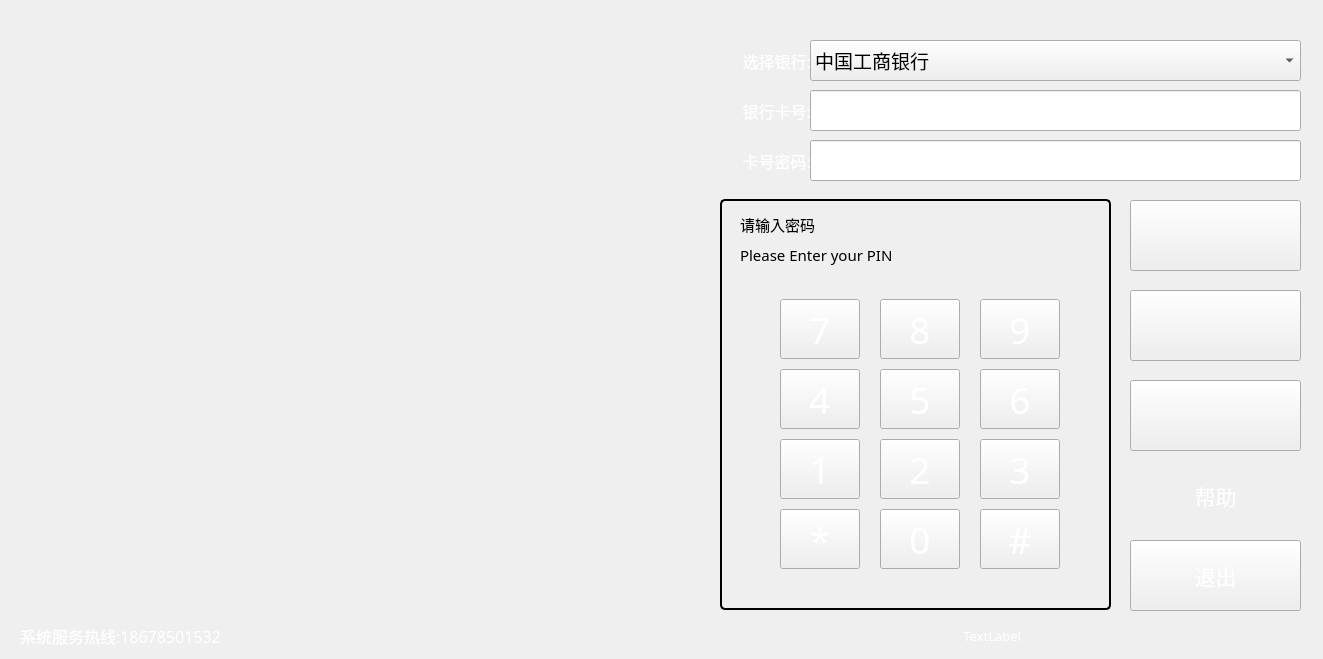
<?xml version="1.0" encoding="UTF-8"?>
<ui version="4.0">
 <class>Login</class>
 <widget class="QWidget" name="Login">
  <property name="geometry">
   <rect>
    <x>0</x>
    <y>0</y>
    <width>1323</width>
    <height>659</height>
   </rect>
  </property>
  <property name="font">
   <font>
    <family>黑体</family>
    <pointsize>10</pointsize>
   </font>
  </property>
  <property name="windowTitle">
   <string>ATM柜台机</string>
  </property>
  <property name="styleSheet">
   <string notr="true"/>
  </property>
  <widget class="QPushButton" name="btn_Help">
   <property name="geometry">
    <rect>
     <x>1130</x>
     <y>460</y>
     <width>171</width>
     <height>71</height>
    </rect>
   </property>
   <property name="font">
    <font>
     <family>黑体</family>
     <pointsize>16</pointsize>
    </font>
   </property>
   <property name="styleSheet">
    <string notr="true">QPushButton{
border-image: url(:/images/img/HelpBackgroud.jpg);
border:none;color:
rgb(255, 255, 255);
}
QPushButton:hover{
border-image: url(:/images/img/HelpBackground3.jpg);
border:none;
color:rgb(255, 255, 255);
}
QPushButton:checked{
border-image: url(:/images/img/HelpBackground2.jpg);
border:none;
color:rgb(255, 255, 255)
}</string>
   </property>
   <property name="text">
    <string>帮助</string>
   </property>
  </widget>
  <widget class="QComboBox" name="comboBox">
   <property name="geometry">
    <rect>
     <x>810</x>
     <y>40</y>
     <width>491</width>
     <height>41</height>
    </rect>
   </property>
   <property name="font">
    <font>
     <family>黑体</family>
     <pointsize>14</pointsize>
    </font>
   </property>
   <property name="styleSheet">
    <string notr="true"/>
   </property>
   <item>
    <property name="text">
     <string>中国工商银行</string>
    </property>
   </item>
   <item>
    <property name="text">
     <string>中国农业银行</string>
    </property>
   </item>
   <item>
    <property name="text">
     <string>中国建设银行</string>
    </property>
   </item>
   <item>
    <property name="text">
     <string>交通银行</string>
    </property>
   </item>
   <item>
    <property name="text">
     <string>中国银行</string>
    </property>
   </item>
  </widget>
  <widget class="QLabel" name="label">
   <property name="geometry">
    <rect>
     <x>720</x>
     <y>40</y>
     <width>91</width>
     <height>41</height>
    </rect>
   </property>
   <property name="font">
    <font>
     <family>黑体</family>
     <pointsize>12</pointsize>
    </font>
   </property>
   <property name="styleSheet">
    <string notr="true">color: rgb(255, 255, 255);</string>
   </property>
   <property name="text">
    <string>选择银行:</string>
   </property>
   <property name="alignment">
    <set>Qt::AlignRight|Qt::AlignTrailing|Qt::AlignVCenter</set>
   </property>
  </widget>
  <widget class="QLineEdit" name="led_BankNum">
   <property name="geometry">
    <rect>
     <x>810</x>
     <y>90</y>
     <width>491</width>
     <height>41</height>
    </rect>
   </property>
   <property name="font">
    <font>
     <family>黑体</family>
     <pointsize>22</pointsize>
     <kerning>true</kerning>
    </font>
   </property>
   <property name="focusPolicy">
    <enum>Qt::StrongFocus</enum>
   </property>
   <property name="styleSheet">
    <string notr="true">
QLineEdit
{
color: rgb(255, 255, 255);
background-image: url(:/images/img/blueBackgroud2.jpg);
}


QLineEdit:hover
{
border:2px solid #34495E;
color: rgb(255, 255, 255);
}</string>
   </property>
   <property name="text">
    <string/>
   </property>
   <property name="maxLength">
    <number>19</number>
   </property>
  </widget>
  <widget class="QLabel" name="label_2">
   <property name="geometry">
    <rect>
     <x>720</x>
     <y>90</y>
     <width>91</width>
     <height>41</height>
    </rect>
   </property>
   <property name="font">
    <font>
     <family>黑体</family>
     <pointsize>12</pointsize>
    </font>
   </property>
   <property name="styleSheet">
    <string notr="true">color: rgb(255, 255, 255);</string>
   </property>
   <property name="text">
    <string>银行卡号:</string>
   </property>
   <property name="alignment">
    <set>Qt::AlignRight|Qt::AlignTrailing|Qt::AlignVCenter</set>
   </property>
  </widget>
  <widget class="QLineEdit" name="led_BankPwd">
   <property name="geometry">
    <rect>
     <x>810</x>
     <y>140</y>
     <width>491</width>
     <height>41</height>
    </rect>
   </property>
   <property name="font">
    <font>
     <family>黑体</family>
     <pointsize>22</pointsize>
    </font>
   </property>
   <property name="styleSheet">
    <string notr="true">background-image: url(:/images/img/blueBackgroud2.jpg);
color: rgb(255, 255, 255);</string>
   </property>
   <property name="echoMode">
    <enum>QLineEdit::Password</enum>
   </property>
  </widget>
  <widget class="QLabel" name="label_3">
   <property name="geometry">
    <rect>
     <x>720</x>
     <y>140</y>
     <width>91</width>
     <height>41</height>
    </rect>
   </property>
   <property name="font">
    <font>
     <family>黑体</family>
     <pointsize>12</pointsize>
    </font>
   </property>
   <property name="styleSheet">
    <string notr="true">color: rgb(255, 255, 255);</string>
   </property>
   <property name="text">
    <string>卡号密码:</string>
   </property>
   <property name="alignment">
    <set>Qt::AlignRight|Qt::AlignTrailing|Qt::AlignVCenter</set>
   </property>
  </widget>
  <widget class="QGroupBox" name="groupBox">
   <property name="geometry">
    <rect>
     <x>720</x>
     <y>179</y>
     <width>391</width>
     <height>431</height>
    </rect>
   </property>
   <property name="styleSheet">
    <string notr="true">
QGroupBox {
    /* 背景渐变色*/
    background-color: qlineargradient(x1: 0, y1: 0, x2: 0, y2: 1,
                                      stop: 0 #E0E0E0, stop: 1 #FFFFFF);

    /* 边框 */
    border: 2px solid black;

    /* 倒角 */
    border-radius: 5px;

    /* 就像墙上挂着的两个相框,margin指的是相框与相框的距离
       padding指的是每个相框里照片与相框边框的距离 */
    margin-top: 20px;
}

/* 标题设置 */
QGroupBox::title {
    /* 位置 */
    subcontrol-origin: margin;
    subcontrol-position: top center;

    /* 内边框,上下和左右 */
    padding: 10px 15px;

    /* 颜色 */
    background-color: qlineargradient(x1: 0, y1: 0, x2: 0, y2: 1,
                                      stop: 0 #FF0ECE, stop: 1 #FFFFFF);
}

QGroupBox::indicator {
    width: 13px;
    height: 13px;
}</string>
   </property>
   <property name="title">
    <string/>
   </property>
   <widget class="QLabel" name="label_4">
    <property name="geometry">
     <rect>
      <x>20</x>
      <y>30</y>
      <width>131</width>
      <height>31</height>
     </rect>
    </property>
    <property name="font">
     <font>
      <family>黑体</family>
      <pointsize>11</pointsize>
     </font>
    </property>
    <property name="text">
     <string>请输入密码</string>
    </property>
   </widget>
   <widget class="QLabel" name="label_5">
    <property name="geometry">
     <rect>
      <x>20</x>
      <y>60</y>
      <width>201</width>
      <height>31</height>
     </rect>
    </property>
    <property name="font">
     <font>
      <family>黑体</family>
      <pointsize>11</pointsize>
     </font>
    </property>
    <property name="text">
     <string>Please Enter your PIN</string>
    </property>
   </widget>
   <widget class="QPushButton" name="Btn_7">
    <property name="geometry">
     <rect>
      <x>60</x>
      <y>120</y>
      <width>80</width>
      <height>60</height>
     </rect>
    </property>
    <property name="minimumSize">
     <size>
      <width>80</width>
      <height>60</height>
     </size>
    </property>
    <property name="maximumSize">
     <size>
      <width>80</width>
      <height>60</height>
     </size>
    </property>
    <property name="font">
     <font>
      <family>幼圆</family>
      <pointsize>28</pointsize>
     </font>
    </property>
    <property name="focusPolicy">
     <enum>Qt::NoFocus</enum>
    </property>
    <property name="styleSheet">
     <string notr="true">background-image: url(:/images/img/blueBackgroud2.jpg);
color: rgb(255, 255, 255);


/*QPushButton{
border-image: url(:/images/img/blueBackgroud2.jpg) 0 0 0 0;
border:none;color:
rgb(255, 255, 255);
}
QPushButton:hover{
border-image: url(:/images/img/blueBackgroud3.jpg);
background-color: qlineargradient(x1: 0, y1: 0, x2: 0, y2: 1,
                                      stop: 0 #dadbde, stop: 1 #f6f7fa);
border:none;
color:rgb(255, 255, 255);
}
QPushButton:checked{
border-image: url(:/images/img/blueBackgroud2.jpg) 0 0 0 0;
border:none;
color:rgb(255, 255, 255)
}*/
</string>
    </property>
    <property name="text">
     <string>7</string>
    </property>
   </widget>
   <widget class="QPushButton" name="Btn_8">
    <property name="geometry">
     <rect>
      <x>160</x>
      <y>120</y>
      <width>80</width>
      <height>60</height>
     </rect>
    </property>
    <property name="minimumSize">
     <size>
      <width>80</width>
      <height>60</height>
     </size>
    </property>
    <property name="maximumSize">
     <size>
      <width>80</width>
      <height>60</height>
     </size>
    </property>
    <property name="font">
     <font>
      <family>幼圆</family>
      <pointsize>28</pointsize>
     </font>
    </property>
    <property name="styleSheet">
     <string notr="true">/*background-image: url(:/images/img/blueBackgroud.jpg);
color: rgb(255, 255, 255);*/

background-image: url(:/images/img/blueBackgroud2.jpg);
color: rgb(255, 255, 255);</string>
    </property>
    <property name="text">
     <string>8</string>
    </property>
   </widget>
   <widget class="QPushButton" name="Btn_9">
    <property name="geometry">
     <rect>
      <x>260</x>
      <y>120</y>
      <width>80</width>
      <height>60</height>
     </rect>
    </property>
    <property name="minimumSize">
     <size>
      <width>80</width>
      <height>60</height>
     </size>
    </property>
    <property name="maximumSize">
     <size>
      <width>80</width>
      <height>60</height>
     </size>
    </property>
    <property name="font">
     <font>
      <family>幼圆</family>
      <pointsize>28</pointsize>
     </font>
    </property>
    <property name="styleSheet">
     <string notr="true">/*background-image: url(:/images/img/blueBackgroud.jpg);
color: rgb(255, 255, 255);*/

background-image: url(:/images/img/blueBackgroud2.jpg);
color: rgb(255, 255, 255);</string>
    </property>
    <property name="text">
     <string>9</string>
    </property>
   </widget>
   <widget class="QPushButton" name="Btn_4">
    <property name="geometry">
     <rect>
      <x>60</x>
      <y>190</y>
      <width>80</width>
      <height>60</height>
     </rect>
    </property>
    <property name="minimumSize">
     <size>
      <width>80</width>
      <height>60</height>
     </size>
    </property>
    <property name="maximumSize">
     <size>
      <width>80</width>
      <height>60</height>
     </size>
    </property>
    <property name="font">
     <font>
      <family>幼圆</family>
      <pointsize>28</pointsize>
     </font>
    </property>
    <property name="styleSheet">
     <string notr="true">/*background-image: url(:/images/img/blueBackgroud.jpg);
color: rgb(255, 255, 255);*/

background-image: url(:/images/img/blueBackgroud2.jpg);
color: rgb(255, 255, 255);</string>
    </property>
    <property name="text">
     <string>4</string>
    </property>
   </widget>
   <widget class="QPushButton" name="Btn_6">
    <property name="geometry">
     <rect>
      <x>260</x>
      <y>190</y>
      <width>80</width>
      <height>60</height>
     </rect>
    </property>
    <property name="minimumSize">
     <size>
      <width>80</width>
      <height>60</height>
     </size>
    </property>
    <property name="maximumSize">
     <size>
      <width>80</width>
      <height>60</height>
     </size>
    </property>
    <property name="font">
     <font>
      <family>幼圆</family>
      <pointsize>28</pointsize>
     </font>
    </property>
    <property name="styleSheet">
     <string notr="true">/*background-image: url(:/images/img/blueBackgroud.jpg);
color: rgb(255, 255, 255);*/

background-image: url(:/images/img/blueBackgroud2.jpg);
color: rgb(255, 255, 255);</string>
    </property>
    <property name="text">
     <string>6</string>
    </property>
   </widget>
   <widget class="QPushButton" name="Btn_5">
    <property name="geometry">
     <rect>
      <x>160</x>
      <y>190</y>
      <width>80</width>
      <height>60</height>
     </rect>
    </property>
    <property name="minimumSize">
     <size>
      <width>80</width>
      <height>60</height>
     </size>
    </property>
    <property name="maximumSize">
     <size>
      <width>80</width>
      <height>60</height>
     </size>
    </property>
    <property name="font">
     <font>
      <family>幼圆</family>
      <pointsize>28</pointsize>
     </font>
    </property>
    <property name="styleSheet">
     <string notr="true">/*background-image: url(:/images/img/blueBackgroud.jpg);
color: rgb(255, 255, 255);*/

background-image: url(:/images/img/blueBackgroud2.jpg);
color: rgb(255, 255, 255);</string>
    </property>
    <property name="text">
     <string>5</string>
    </property>
   </widget>
   <widget class="QPushButton" name="Btn_1">
    <property name="geometry">
     <rect>
      <x>60</x>
      <y>260</y>
      <width>80</width>
      <height>60</height>
     </rect>
    </property>
    <property name="minimumSize">
     <size>
      <width>80</width>
      <height>60</height>
     </size>
    </property>
    <property name="maximumSize">
     <size>
      <width>80</width>
      <height>60</height>
     </size>
    </property>
    <property name="font">
     <font>
      <family>幼圆</family>
      <pointsize>28</pointsize>
     </font>
    </property>
    <property name="styleSheet">
     <string notr="true">/*background-image: url(:/images/img/blueBackgroud.jpg);
color: rgb(255, 255, 255);*/

background-image: url(:/images/img/blueBackgroud2.jpg);
color: rgb(255, 255, 255);</string>
    </property>
    <property name="text">
     <string>1</string>
    </property>
   </widget>
   <widget class="QPushButton" name="Btn_2">
    <property name="geometry">
     <rect>
      <x>160</x>
      <y>260</y>
      <width>80</width>
      <height>60</height>
     </rect>
    </property>
    <property name="minimumSize">
     <size>
      <width>80</width>
      <height>60</height>
     </size>
    </property>
    <property name="maximumSize">
     <size>
      <width>80</width>
      <height>60</height>
     </size>
    </property>
    <property name="font">
     <font>
      <family>幼圆</family>
      <pointsize>28</pointsize>
     </font>
    </property>
    <property name="styleSheet">
     <string notr="true">/*background-image: url(:/images/img/blueBackgroud.jpg);
color: rgb(255, 255, 255);*/

background-image: url(:/images/img/blueBackgroud2.jpg);
color: rgb(255, 255, 255);</string>
    </property>
    <property name="text">
     <string>2</string>
    </property>
   </widget>
   <widget class="QPushButton" name="Btn_3">
    <property name="geometry">
     <rect>
      <x>260</x>
      <y>260</y>
      <width>80</width>
      <height>60</height>
     </rect>
    </property>
    <property name="minimumSize">
     <size>
      <width>80</width>
      <height>60</height>
     </size>
    </property>
    <property name="maximumSize">
     <size>
      <width>80</width>
      <height>60</height>
     </size>
    </property>
    <property name="font">
     <font>
      <family>幼圆</family>
      <pointsize>28</pointsize>
     </font>
    </property>
    <property name="styleSheet">
     <string notr="true">/*background-image: url(:/images/img/blueBackgroud.jpg);
color: rgb(255, 255, 255);*/

background-image: url(:/images/img/blueBackgroud2.jpg);
color: rgb(255, 255, 255);</string>
    </property>
    <property name="text">
     <string>3</string>
    </property>
   </widget>
   <widget class="QPushButton" name="Btn_xh">
    <property name="geometry">
     <rect>
      <x>60</x>
      <y>330</y>
      <width>80</width>
      <height>60</height>
     </rect>
    </property>
    <property name="minimumSize">
     <size>
      <width>80</width>
      <height>60</height>
     </size>
    </property>
    <property name="maximumSize">
     <size>
      <width>80</width>
      <height>60</height>
     </size>
    </property>
    <property name="font">
     <font>
      <family>幼圆</family>
      <pointsize>28</pointsize>
     </font>
    </property>
    <property name="styleSheet">
     <string notr="true">/*background-image: url(:/images/img/blueBackgroud.jpg);
color: rgb(255, 255, 255);*/

background-image: url(:/images/img/blueBackgroud2.jpg);
color: rgb(255, 255, 255);</string>
    </property>
    <property name="text">
     <string>*</string>
    </property>
   </widget>
   <widget class="QPushButton" name="Btn_jh">
    <property name="geometry">
     <rect>
      <x>260</x>
      <y>330</y>
      <width>80</width>
      <height>60</height>
     </rect>
    </property>
    <property name="minimumSize">
     <size>
      <width>80</width>
      <height>60</height>
     </size>
    </property>
    <property name="maximumSize">
     <size>
      <width>80</width>
      <height>60</height>
     </size>
    </property>
    <property name="font">
     <font>
      <family>幼圆</family>
      <pointsize>28</pointsize>
     </font>
    </property>
    <property name="styleSheet">
     <string notr="true">/*background-image: url(:/images/img/blueBackgroud.jpg);
color: rgb(255, 255, 255);*/

background-image: url(:/images/img/blueBackgroud2.jpg);
color: rgb(255, 255, 255);</string>
    </property>
    <property name="text">
     <string>#</string>
    </property>
   </widget>
   <widget class="QPushButton" name="Btn_0">
    <property name="geometry">
     <rect>
      <x>160</x>
      <y>330</y>
      <width>80</width>
      <height>60</height>
     </rect>
    </property>
    <property name="minimumSize">
     <size>
      <width>80</width>
      <height>60</height>
     </size>
    </property>
    <property name="maximumSize">
     <size>
      <width>80</width>
      <height>60</height>
     </size>
    </property>
    <property name="font">
     <font>
      <family>幼圆</family>
      <pointsize>28</pointsize>
     </font>
    </property>
    <property name="styleSheet">
     <string notr="true">/*background-image: url(:/images/img/blueBackgroud.jpg);
color: rgb(255, 255, 255);*/

background-image: url(:/images/img/blueBackgroud2.jpg);
color: rgb(255, 255, 255);</string>
    </property>
    <property name="text">
     <string>0</string>
    </property>
   </widget>
  </widget>
  <widget class="QPushButton" name="btn_OK">
   <property name="geometry">
    <rect>
     <x>1130</x>
     <y>200</y>
     <width>171</width>
     <height>71</height>
    </rect>
   </property>
   <property name="font">
    <font>
     <family>黑体</family>
     <pointsize>16</pointsize>
    </font>
   </property>
   <property name="styleSheet">
    <string notr="true">background-image: url(:/images/img/blueBackgroud3.jpg);
color: rgb(255, 255, 255);


/*QPushButton{

}
QPushButton:hover{
background-image: url(:/images/img/blueBackgroud2.jpg);
border:none;
color:rgb(255, 255, 255);
}
QPushButton:checked{
background-image: url(:/images/img/blueBackgroud3.jpg);
border:none;
color:rgb(255, 255, 255)
}*/</string>
   </property>
   <property name="text">
    <string/>
   </property>
  </widget>
  <widget class="QPushButton" name="btn_Back">
   <property name="geometry">
    <rect>
     <x>1130</x>
     <y>290</y>
     <width>171</width>
     <height>71</height>
    </rect>
   </property>
   <property name="font">
    <font>
     <family>黑体</family>
     <pointsize>16</pointsize>
    </font>
   </property>
   <property name="styleSheet">
    <string notr="true">background-image: url(:/images/img/blueBackgroud3.jpg);
color: rgb(255, 255, 255);</string>
   </property>
   <property name="text">
    <string/>
   </property>
  </widget>
  <widget class="QPushButton" name="btn_clear">
   <property name="geometry">
    <rect>
     <x>1130</x>
     <y>380</y>
     <width>171</width>
     <height>71</height>
    </rect>
   </property>
   <property name="font">
    <font>
     <family>黑体</family>
     <pointsize>16</pointsize>
    </font>
   </property>
   <property name="styleSheet">
    <string notr="true">background-image: url(:/images/img/blueBackgroud3.jpg);
color: rgb(255, 255, 255);</string>
   </property>
   <property name="text">
    <string/>
   </property>
  </widget>
  <widget class="QPushButton" name="btn_refundcards">
   <property name="geometry">
    <rect>
     <x>1130</x>
     <y>540</y>
     <width>171</width>
     <height>71</height>
    </rect>
   </property>
   <property name="font">
    <font>
     <family>黑体</family>
     <pointsize>16</pointsize>
    </font>
   </property>
   <property name="styleSheet">
    <string notr="true">background-image: url(:/images/img/redBackgroud.jpg);
color: rgb(255, 255, 255);</string>
   </property>
   <property name="text">
    <string>退出</string>
   </property>
  </widget>
  <widget class="QLabel" name="label_6">
   <property name="geometry">
    <rect>
     <x>20</x>
     <y>620</y>
     <width>401</width>
     <height>31</height>
    </rect>
   </property>
   <property name="font">
    <font>
     <family>黑体</family>
     <pointsize>12</pointsize>
    </font>
   </property>
   <property name="styleSheet">
    <string notr="true">color: rgb(255, 255, 255);</string>
   </property>
   <property name="text">
    <string>系统服务热线:18678501532</string>
   </property>
  </widget>
  <widget class="QLabel" name="label_Bankstate">
   <property name="geometry">
    <rect>
     <x>1030</x>
     <y>620</y>
     <width>271</width>
     <height>31</height>
    </rect>
   </property>
   <property name="styleSheet">
    <string notr="true">color: rgb(255, 255, 255);</string>
   </property>
   <property name="text">
    <string/>
   </property>
   <property name="alignment">
    <set>Qt::AlignRight|Qt::AlignTrailing|Qt::AlignVCenter</set>
   </property>
  </widget>
  <widget class="QLabel" name="label_time">
   <property name="geometry">
    <rect>
     <x>530</x>
     <y>620</y>
     <width>491</width>
     <height>31</height>
    </rect>
   </property>
   <property name="font">
    <font>
     <family>黑体</family>
     <pointsize>10</pointsize>
    </font>
   </property>
   <property name="styleSheet">
    <string notr="true">color: rgb(255, 255, 255);</string>
   </property>
   <property name="text">
    <string>TextLabel</string>
   </property>
   <property name="alignment">
    <set>Qt::AlignRight|Qt::AlignTrailing|Qt::AlignVCenter</set>
   </property>
  </widget>
 </widget>
 <tabstops>
  <tabstop>led_BankNum</tabstop>
  <tabstop>led_BankPwd</tabstop>
  <tabstop>btn_OK</tabstop>
  <tabstop>btn_Back</tabstop>
  <tabstop>btn_clear</tabstop>
  <tabstop>btn_refundcards</tabstop>
  <tabstop>Btn_4</tabstop>
  <tabstop>btn_Help</tabstop>
  <tabstop>comboBox</tabstop>
  <tabstop>Btn_8</tabstop>
  <tabstop>Btn_9</tabstop>
  <tabstop>Btn_6</tabstop>
  <tabstop>Btn_5</tabstop>
  <tabstop>Btn_1</tabstop>
  <tabstop>Btn_2</tabstop>
  <tabstop>Btn_3</tabstop>
  <tabstop>Btn_xh</tabstop>
  <tabstop>Btn_jh</tabstop>
  <tabstop>Btn_0</tabstop>
 </tabstops>
 <resources/>
 <connections/>
</ui>
